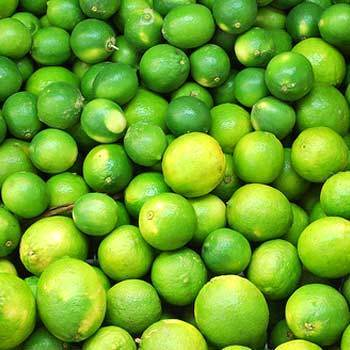
#> input picture 14W Technologies/lemon1.jpg, 350 x 350 px
$ jupyter execute LemonsCounter.ipynb
#> lines starting #> are read from the running program, lines starting #| are printed output that depends on the picture; after the words box and inside, x2 and y2 are one past the last pixel; in counts of white or black regions, pixels touching at a corner belong together; pictures that were not available may be replaced by others from this repository, and a replacement may not be noted
[cell 1]
import cv2
import numpy as np
import time
import matplotlib.pyplot as plt

# Function to get lemons count and segmented lemons
def LemonsCounter(file):
    # Reading the colour image
#> called with file = 'lemon1.jpg'
    color_img = cv2.imread(file)
#> color_img is the input picture: shape (350, 350, 3); mean B, G, R 41, 165.2, 109.4

    # Converting colour image to gray scale
    gray_img = cv2.cvtColor(color_img, cv2.COLOR_BGR2GRAY)

    # Performing binary thresholding on gray scale image
    ret, thresh = cv2.threshold(gray_img, 0 , 255, cv2.THRESH_BINARY_INV + cv2.THRESH_OTSU)
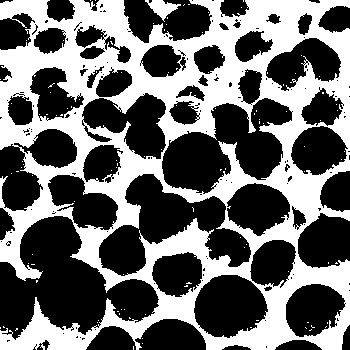
#> thresh: shape (350, 350); 41.9% white; 108 white regions (106 under 20 px), largest, box (x1, y1, x2, y2) and area: (0, 0, 350, 350) 50743, (145, 0, 181, 22) 345
#> ret = 126

    # Using a 5x5 kernel with full of ones for dilation operation
    kernel = np.ones((5,5),np.uint8)

    # Closing small holes inside the foreground objects, or small black points on the object
    closing = cv2.morphologyEx(thresh, cv2.MORPH_CLOSE, kernel)
#> closing: shape (350, 350); 44.8% white; 13 white regions (12 under 20 px)

    conts, h = cv2.findContours(closing, cv2.RETR_TREE, cv2.CHAIN_APPROX_SIMPLE)
#> conts = 50 contours, 12 with area under 20; largest, box (x1, y1, x2, y2) and area: (0, 0, 350, 350) 99818, (98, 173, 252, 276) 6892, (161, 103, 283, 193) 6107, (193, 274, 268, 338) 3516, (82, 94, 166, 160) 3178; h = 50 rows, first 6: [1, -1, -1, -1], [2, 0, -1, -1], [3, 1, -1, -1], [4, 2, -1, -1], [5, 3, -1, -1], [-1, 4, 6, -1]

    # Loop to count the number of lemons whose area is greater than one
    count = 0
    for cont in conts:
        area = cv2.contourArea(cont)
        if area>0:
            count+=1
#> this loop made 50 passes
#> area on passes 6, 7, 8, 10, 11, 12, 13, 14, 15, 17, 19, 20: 99817.5, 66, 2317.5, 3516, 1712.5, 1646.5, 153, 2346, 2275.5, 6892.5, 996, 67
#> after the loop, count = 38

    # create a mask with white pixels
    mask = np.ones(color_img.shape, dtype=np.uint8)
    mask.fill(255) # Replace 1 with 255
#> mask: shape (350, 350, 3); every value is 255

    # fill the contours point into the mask
    cv2.fillPoly(mask, conts, 0)
#> mask: shape (350, 350, 3); 55.2% white; 13 black regions (12 under 20 px), largest, box (x1, y1, x2, y2) and area: (0, 0, 350, 350) 54862

    # applying th mask to original image
    masked_image = cv2.bitwise_and(color_img, mask)

    # OpenCV read and display image with channel order B, G, R and Matplotlib read and display image with channel order R, G, B and
    # here we are using Matplotlib for displaying the image so we have to change the order from BGR to RGB
    FinalImage = cv2.cvtColor(masked_image, cv2.COLOR_BGR2RGB)

    return count, FinalImage

[cell 2]
StartTime = int(round(time.time() * 1000))
Count, SegmentedImage = LemonsCounter("lemon1.jpg")
#> Count = 38
EndTime = int(round(time.time() * 1000))

# Results
print("Number of Lemons:",Count)
#| Number of Lemons: 38
print("Time Taken:", EndTime - StartTime,"milliseconds")
plt.title("Segmented Lemons")
plt.imshow(SegmentedImage)
plt.show()

[cell 3]
StartTime = int(round(time.time() * 1000))
Count, SegmentedImage = LemonsCounter("lemon2.jpg")
#> call 2 of LemonsCounter, with file = 'lemon2.jpg'
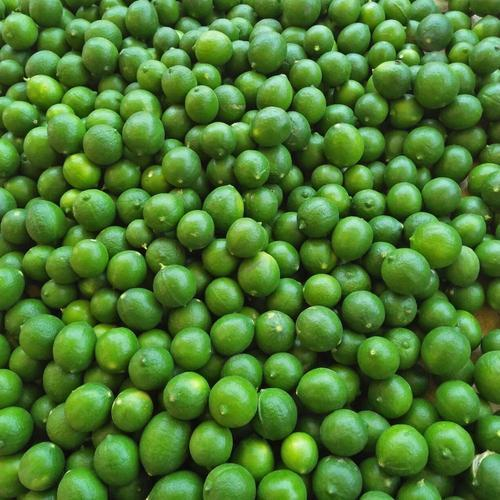
#> input picture 14W Technologies/lemon2.jpg, 500 x 500 px
#> in LemonsCounter, color_img is the input picture: shape (500, 500, 3); mean B, G, R 50.3, 122, 76.1
#> in LemonsCounter (call 2), `ret, thresh = cv2.threshold(gray_img, 0 , 255, cv2.THRESH_BINARY_INV +..`: thresh: shape (500, 500); 54.1% white; 289 black regions (158 under 20 px), largest, box (x1, y1, x2, y2) and area: (154, 4, 368, 82) 5746, (0, 0, 178, 75) 4355, (330, 0, 500, 61) 3931
#> in LemonsCounter (call 2), `ret, thresh = cv2.threshold(gray_img, 0 , 255, cv2.THRESH_BINARY_INV +..`: ret = 103
#> in LemonsCounter (call 2), `closing = cv2.morphologyEx(thresh, cv2.MORPH_CLOSE, kernel)`: closing: shape (500, 500); 56.7% white; 142 black regions
#> in LemonsCounter (call 2), `conts, h = cv2.findContours(closing, cv2.RETR_TREE, cv2.CHAIN_APPROX_S..`: conts = 136 contours, 18 with area under 20; largest, box (x1, y1, x2, y2) and area: (0, 0, 500, 500) 226870, (153, 3, 335, 81) 5176, (23, 86, 121, 152) 3224, (209, 353, 295, 418) 3078, (406, 196, 487, 275) 3026; h = 136 rows, first 6: [1, -1, -1, -1], [2, 0, -1, -1], [3, 1, -1, -1], [4, 2, -1, -1], [5, 3, -1, -1], [6, 4, -1, -1]
#> the loop in LemonsCounter (call 2), `for cont in conts:` made 136 passes
#> area on passes 6, 8, 9, 10, 11, 12, 13, 15, 16, 17, 18, 19: 116, 59.5, 226870, 34, 40, 1262.5, 942.5, 646, 1000.5, 1025, 983.5, 1227.5
#> after the loop in LemonsCounter (call 2), `for cont in conts:`: count = 126
#> in LemonsCounter (call 2), `mask.fill(255)`: mask: shape (500, 500, 3); every value is 255
#> in LemonsCounter (call 2), `cv2.fillPoly(mask, conts, 0)`: mask: shape (500, 500, 3); 43.3% white; 142 white regions, largest, box (x1, y1, x2, y2) and area: (154, 4, 366, 80) 5511, (26, 0, 156, 74) 3295, (122, 38, 244, 109) 3239
#> Count = 126
EndTime = int(round(time.time() * 1000))

# Results
print("Number of Lemons:",Count)
#| Number of Lemons: 126
print("Time Taken:", EndTime - StartTime,"milliseconds")
plt.title("Segmented Lemons")
plt.imshow(SegmentedImage)
plt.show()

[cell 4]
StartTime = int(round(time.time() * 1000))
Count, SegmentedImage = LemonsCounter("lemon3.jpg")
#> call 3 of LemonsCounter, with file = 'lemon3.jpg'
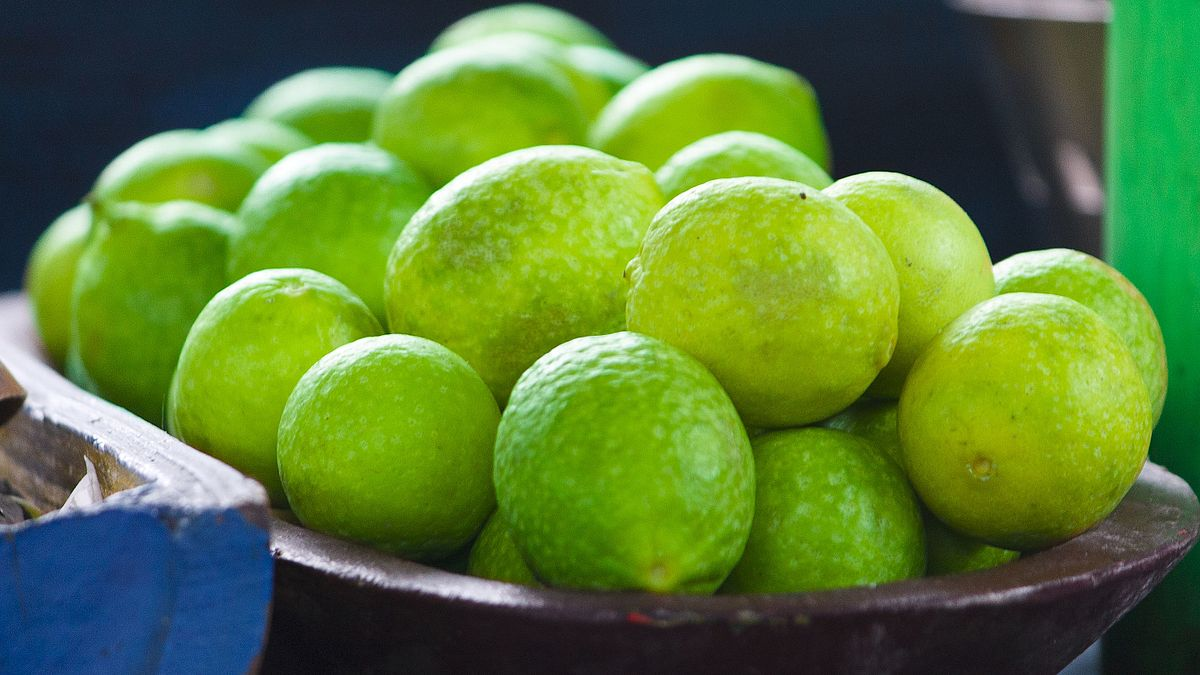
#> input picture 14W Technologies/lemon3.jpg, 1200 x 675 px
#> in LemonsCounter, color_img is the input picture: shape (675, 1200, 3); mean B, G, R 56.3, 125.1, 92.3
#> in LemonsCounter (call 3), `ret, thresh = cv2.threshold(gray_img, 0 , 255, cv2.THRESH_BINARY_INV +..`: thresh: shape (675, 1200); 45.5% white; 455 white regions (429 under 20 px), largest, box (x1, y1, x2, y2) and area: (0, 250, 1200, 675) 224662, (0, 0, 1108, 297) 130946, (41, 322, 187, 436) 7717
#> in LemonsCounter (call 3), `ret, thresh = cv2.threshold(gray_img, 0 , 255, cv2.THRESH_BINARY_INV +..`: ret = 102
#> in LemonsCounter (call 3), `closing = cv2.morphologyEx(thresh, cv2.MORPH_CLOSE, kernel)`: closing: shape (675, 1200); 46.5% white; 125 white regions (111 under 20 px)
#> in LemonsCounter (call 3), `conts, h = cv2.findContours(closing, cv2.RETR_TREE, cv2.CHAIN_APPROX_S..`: conts = 143 contours, 115 with area under 20; largest, box (x1, y1, x2, y2) and area: (0, 229, 1200, 675) 259292, (0, 0, 1108, 297) 129588, (773, 436, 903, 588) 12204, (269, 529, 544, 607) 5455, (979, 585, 1034, 602) 448; h = 143 rows, first 6: [1, -1, -1, -1], [2, 0, -1, -1], [3, 1, -1, -1], [4, 2, -1, -1], [5, 3, -1, -1], [6, 4, -1, -1]
#> the loop in LemonsCounter (call 3), `for cont in conts:` made 143 passes
#> area on passes 2, 16, 41, 51, 52, 53, 54, 55, 56, 57, 58, 59: 74, 120.5, 390.5, 259291.5, 34, 447.5, 46, 52, 5455, 120, 40, 50
#> after the loop in LemonsCounter (call 3), `for cont in conts:`: count = 50
#> in LemonsCounter (call 3), `mask.fill(255)`: mask: shape (675, 1200, 3); every value is 255
#> in LemonsCounter (call 3), `cv2.fillPoly(mask, conts, 0)`: mask: shape (675, 1200, 3); 53.5% white; 125 black regions (111 under 20 px), largest, box (x1, y1, x2, y2) and area: (0, 229, 1200, 675) 244117, (0, 0, 1108, 297) 131107, (363, 311, 400, 337) 446
#> Count = 50
EndTime = int(round(time.time() * 1000))

# Results
print("Number of Lemons:",Count)
#| Number of Lemons: 50
print("Time Taken:", EndTime - StartTime,"milliseconds")
plt.title("Segmented Lemons")
plt.imshow(SegmentedImage)
plt.show()

[cell 5]
StartTime = int(round(time.time() * 1000))
Count, SegmentedImage = LemonsCounter("lemon5.jpg")
#> call 4 of LemonsCounter, with file = 'lemon5.jpg'
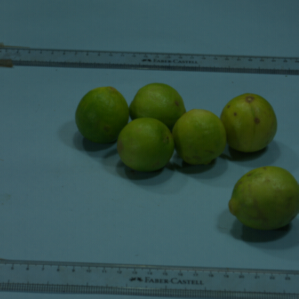
#> input picture 14W Technologies/lemon5.jpg, 299 x 299 px
#> in LemonsCounter, color_img is the input picture: shape (299, 299, 3); mean B, G, R 78.6, 82.5, 54.2
#> in LemonsCounter (call 4), `ret, thresh = cv2.threshold(gray_img, 0 , 255, cv2.THRESH_BINARY_INV +..`: thresh: shape (299, 299); 25.5% white; 49 white regions (35 under 20 px), largest, box (x1, y1, x2, y2) and area: (73, 84, 279, 186) 12299, (229, 172, 299, 250) 3866, (0, 43, 299, 75) 3255
#> in LemonsCounter (call 4), `ret, thresh = cv2.threshold(gray_img, 0 , 255, cv2.THRESH_BINARY_INV +..`: ret = 64
#> in LemonsCounter (call 4), `closing = cv2.morphologyEx(thresh, cv2.MORPH_CLOSE, kernel)`: closing: shape (299, 299); 27.3% white; 7 white regions (2 under 20 px)
#> in LemonsCounter (call 4), `conts, h = cv2.findContours(closing, cv2.RETR_TREE, cv2.CHAIN_APPROX_S..`: conts = 14 contours, 2 with area under 20; largest, box (x1, y1, x2, y2) and area: (73, 84, 279, 186) 12678, (0, 43, 299, 75) 4185, (229, 172, 299, 250) 3793, (0, 259, 299, 299) 3391, (75, 52, 142, 65) 594; h = 14 rows, first 6: [1, -1, -1, -1], [2, 0, -1, -1], [3, 1, -1, -1], [7, 2, 4, -1], [5, -1, -1, 3], [6, 4, -1, 3]
#> the loop in LemonsCounter (call 4), `for cont in conts:` made 14 passes
#> area on passes 2, 4, 5, 6, 7, 8, 9, 10, 11, 12, 13, 14: 158, 3391, 40, 118.5, 106, 3793, 12678, 420.5, 4185, 594.5, 287.5, 94
#> after the loop in LemonsCounter (call 4), `for cont in conts:`: count = 13
#> in LemonsCounter (call 4), `mask.fill(255)`: mask: shape (299, 299, 3); every value is 255
#> in LemonsCounter (call 4), `cv2.fillPoly(mask, conts, 0)`: mask: shape (299, 299, 3); 72.7% white; 7 black regions (2 under 20 px), largest, box (x1, y1, x2, y2) and area: (73, 84, 279, 186) 12646, (229, 172, 299, 250) 3944, (0, 43, 299, 75) 3774, (0, 259, 299, 299) 3760, (217, 268, 299, 280) 281
#> Count = 13
EndTime = int(round(time.time() * 1000))

# Results
print("Number of Lemons:",Count)
#| Number of Lemons: 13
print("Time Taken:", EndTime - StartTime,"milliseconds")
plt.title("Segmented Lemons")
plt.imshow(SegmentedImage)
plt.show()

[cell 6]
StartTime = int(round(time.time() * 1000))
Count, SegmentedImage = LemonsCounter("lemon6.jpg")
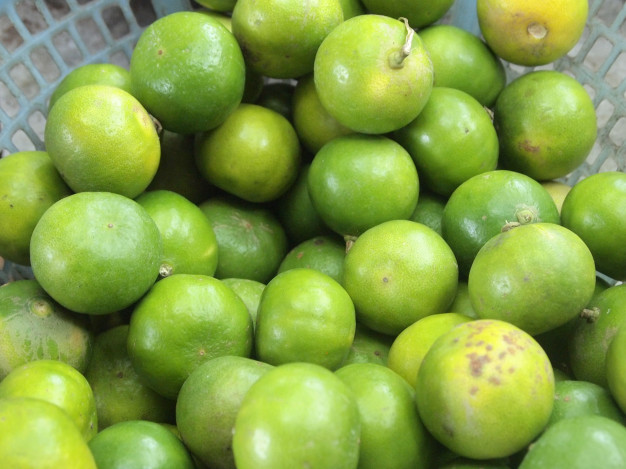
#> input picture 14W Technologies/lemon6.jpeg, 626 x 469 px, given in place of lemon6.jpg, which was not available
#> in LemonsCounter, color_img is the input picture: shape (469, 626, 3); mean B, G, R 70.7, 160.1, 132.7
#> in LemonsCounter (call 5), `ret, thresh = cv2.threshold(gray_img, 0 , 255, cv2.THRESH_BINARY_INV +..`: thresh: shape (469, 626); 35.7% white; 193 white regions (172 under 20 px), largest, box (x1, y1, x2, y2) and area: (0, 0, 589, 469) 80555, (500, 184, 626, 429) 10544, (352, 366, 561, 469) 7949
#> in LemonsCounter (call 5), `ret, thresh = cv2.threshold(gray_img, 0 , 255, cv2.THRESH_BINARY_INV +..`: ret = 128
#> in LemonsCounter (call 5), `closing = cv2.morphologyEx(thresh, cv2.MORPH_CLOSE, kernel)`:
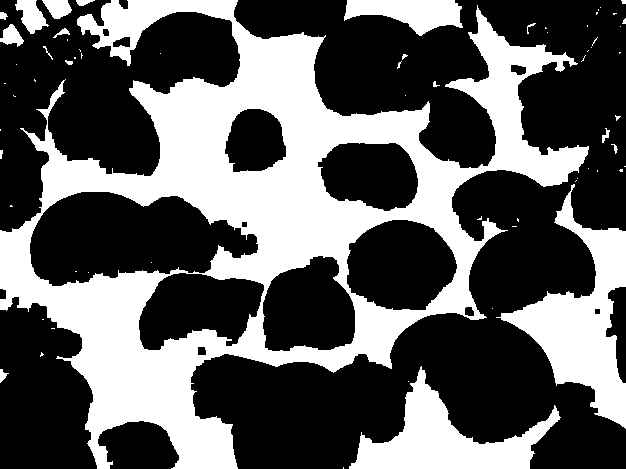
#> closing: shape (469, 626); 37.2% white; 66 white regions (48 under 20 px)
#> in LemonsCounter (call 5), `conts, h = cv2.findContours(closing, cv2.RETR_TREE, cv2.CHAIN_APPROX_S..`: conts = 79 contours, 54 with area under 20; largest, box (x1, y1, x2, y2) and area: (0, 0, 589, 469) 128148, (29, 191, 259, 287) 14832, (496, 184, 626, 429) 10588, (346, 219, 458, 311) 7812, (349, 366, 561, 469) 7765; h = 79 rows, first 6: [1, -1, -1, -1], [2, 0, -1, -1], [3, 1, -1, -1], [4, 2, -1, -1], [5, 3, -1, -1], [6, 4, -1, -1]
#> the loop in LemonsCounter (call 5), `for cont in conts:` made 79 passes
#> area on passes 3, 4, 13, 14, 24, 47, 51, 56, 60, 61, 62, 63: 45.5, 7765, 10588.5, 34, 34, 43.5, 276.5, 33.5, 2439.5, 128148, 75.5, 85
#> after the loop in LemonsCounter (call 5), `for cont in conts:`: count = 50
#> in LemonsCounter (call 5), `mask.fill(255)`: mask: shape (469, 626, 3); every value is 255
#> in LemonsCounter (call 5), `cv2.fillPoly(mask, conts, 0)`: mask: shape (469, 626, 3); 62.8% white; 66 black regions (48 under 20 px), largest, box (x1, y1, x2, y2) and area: (0, 0, 589, 469) 85548, (496, 184, 626, 429) 10943, (349, 366, 561, 469) 8071
#> in LemonsCounter (call 5), `masked_image = cv2.bitwise_and(color_img, mask)`:
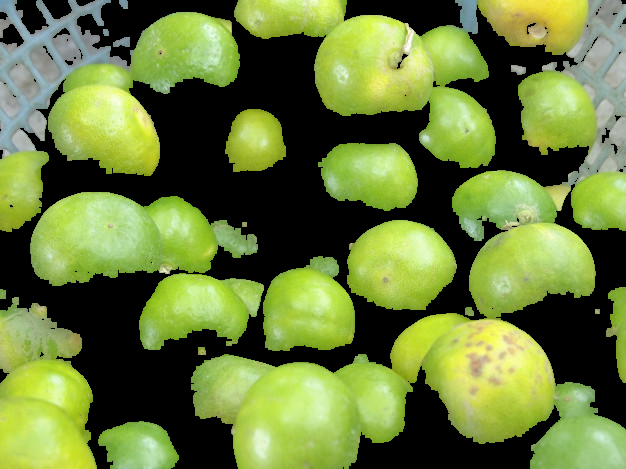
#> masked_image: shape (469, 626, 3); mean B, G, R 58.3, 123.3, 104.4
#> Count = 50
EndTime = int(round(time.time() * 1000))

# Results
print("Number of Lemons:", Count)
#| Number of Lemons: 50
print("Time Taken:", EndTime - StartTime,"milliseconds")
plt.title("Segmented Lemons")
plt.imshow(SegmentedImage)
plt.show()

[cell 7]
StartTime = int(round(time.time() * 1000))
Count, SegmentedImage = LemonsCounter("lemon7.jpg")
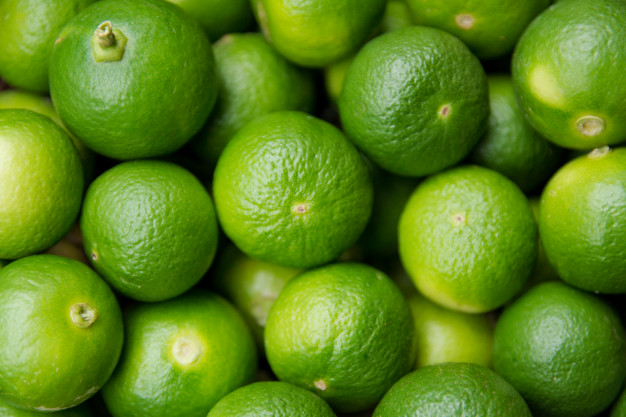
#> input picture 14W Technologies/lemon7.jpg, 626 x 417 px
#> in LemonsCounter, color_img is the input picture: shape (417, 626, 3); mean B, G, R 28.3, 132.3, 93.1
#> in LemonsCounter (call 6), `ret, thresh = cv2.threshold(gray_img, 0 , 255, cv2.THRESH_BINARY_INV +..`: thresh: shape (417, 626); 47.2% white; 298 white regions (287 under 20 px), largest, box (x1, y1, x2, y2) and area: (0, 0, 626, 417) 119597, (0, 53, 61, 116) 1855, (603, 0, 626, 27) 299
#> in LemonsCounter (call 6), `ret, thresh = cv2.threshold(gray_img, 0 , 255, cv2.THRESH_BINARY_INV +..`: ret = 106
#> in LemonsCounter (call 6), `closing = cv2.morphologyEx(thresh, cv2.MORPH_CLOSE, kernel)`:
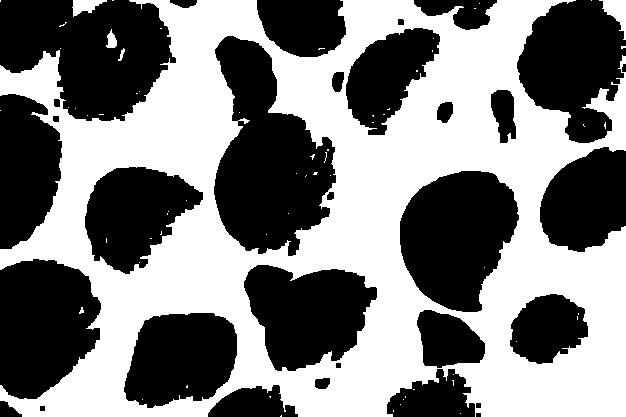
#> closing: shape (417, 626); 50% white; 32 black regions
#> in LemonsCounter (call 6), `conts, h = cv2.findContours(closing, cv2.RETR_TREE, cv2.CHAIN_APPROX_S..`: conts = 84 contours, 60 with area under 20; largest, box (x1, y1, x2, y2) and area: (0, 0, 626, 417) 196702, (213, 35, 337, 257) 16637, (399, 170, 520, 313) 12304, (243, 264, 378, 372) 10024, (123, 312, 238, 409) 8593; h = 84 rows, first 6: [1, -1, -1, -1], [2, 0, -1, -1], [3, 1, -1, -1], [4, 2, -1, -1], [5, 3, -1, -1], [6, 4, -1, -1]
#> the loop in LemonsCounter (call 6), `for cont in conts:` made 84 passes
#> area on passes 22, 25, 30, 32, 33, 34, 35, 36, 37, 40, 41, 45: 23, 107, 420.5, 196702.5, 34, 34, 161, 34, 8593, 2932, 4050, 10024
#> in LemonsCounter (call 6), `mask.fill(255)`: mask: shape (417, 626, 3); every value is 255
#> in LemonsCounter (call 6), `cv2.fillPoly(mask, conts, 0)`: mask: shape (417, 626, 3); 50% white; 32 white regions, largest, box (x1, y1, x2, y2) and area: (214, 36, 336, 256) 16236, (0, 0, 176, 121) 14744, (400, 171, 519, 312) 12101
#> in LemonsCounter (call 6), `masked_image = cv2.bitwise_and(color_img, mask)`:
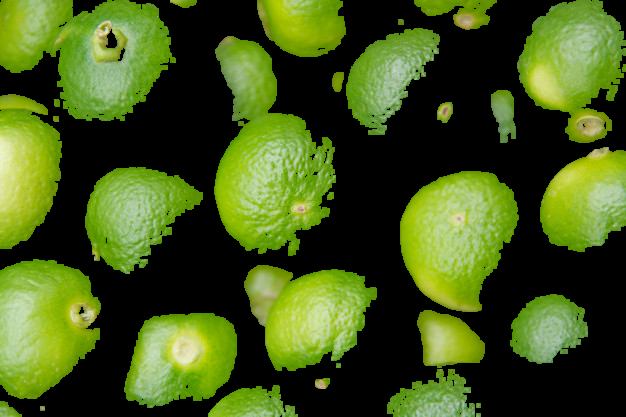
#> masked_image: shape (417, 626, 3); mean B, G, R 26.2, 87.4, 67.3
EndTime = int(round(time.time() * 1000))

# Results
print("Number of Lemons:",Count)
#| Number of Lemons: 41
print("Time Taken:", EndTime - StartTime,"milliseconds")
plt.title("Segmented Lemons")
plt.imshow(SegmentedImage)
plt.show()
